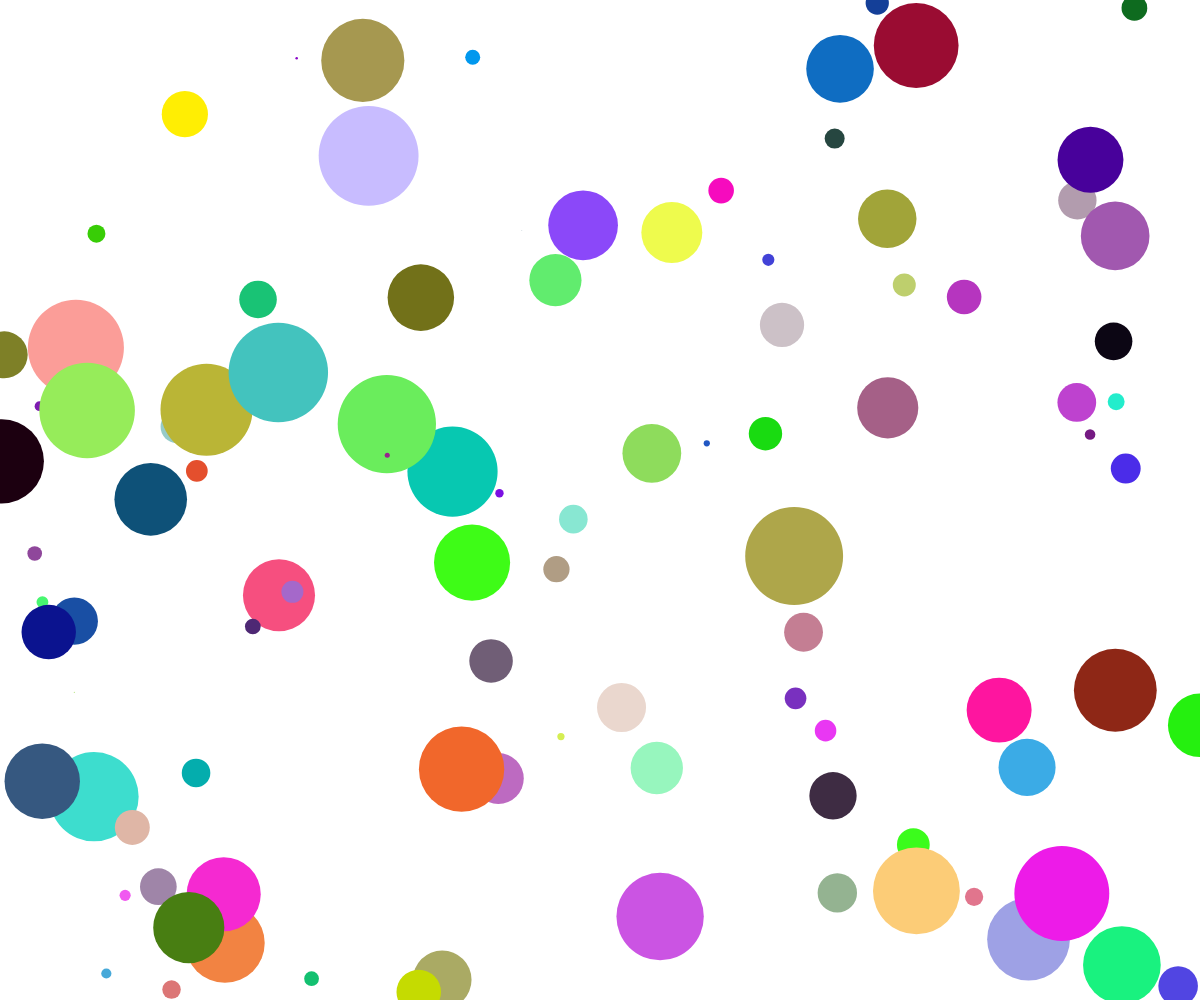
Frame 1 (no input)
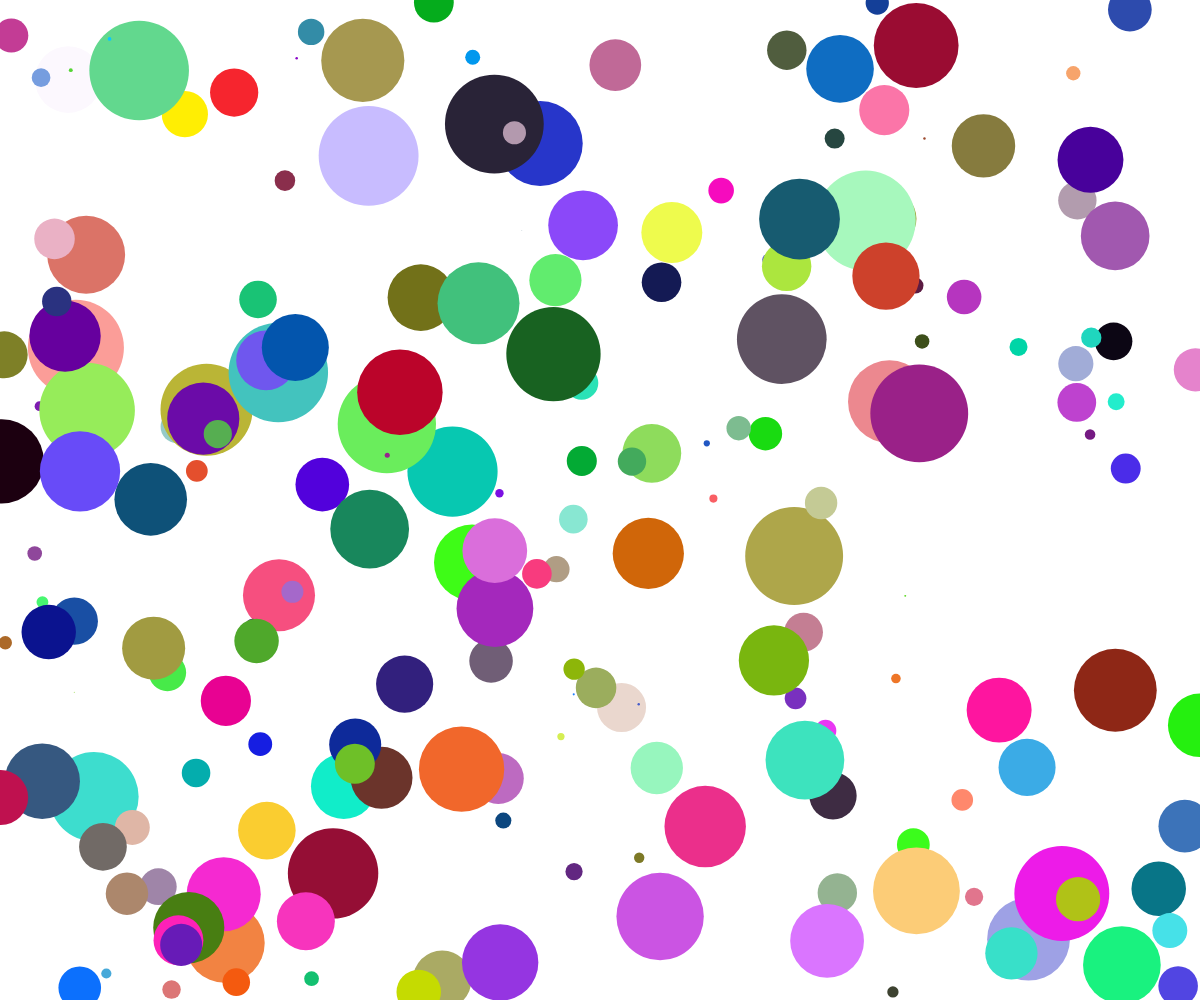
Frame 2 (the mouse pressed at the canvas centre, redrawn once)

The p5.js sketch that drew these frames (run headless with seeded random() and noise() and a simulated clock; the mouse was pressed at the canvas centre and the sketch redrawn once):

// p5.js sketch
// ── sketch.js
function setup() {
    noLoop();
    createCanvas(windowWidth, windowHeight);
  }
  
  function windowResized() {
    resizeCanvas(windowWidth, windowHeight);
  }
  

  function draw() {
    for (let i = 0; i < 100; i++) {
      noStroke();
      fill(random(0, 255), random(0, 255), random(0, 255));
      let size = random(0, 100);
      ellipse(random(0, windowWidth), random(0, windowHeight), size, size);
    }
  }
